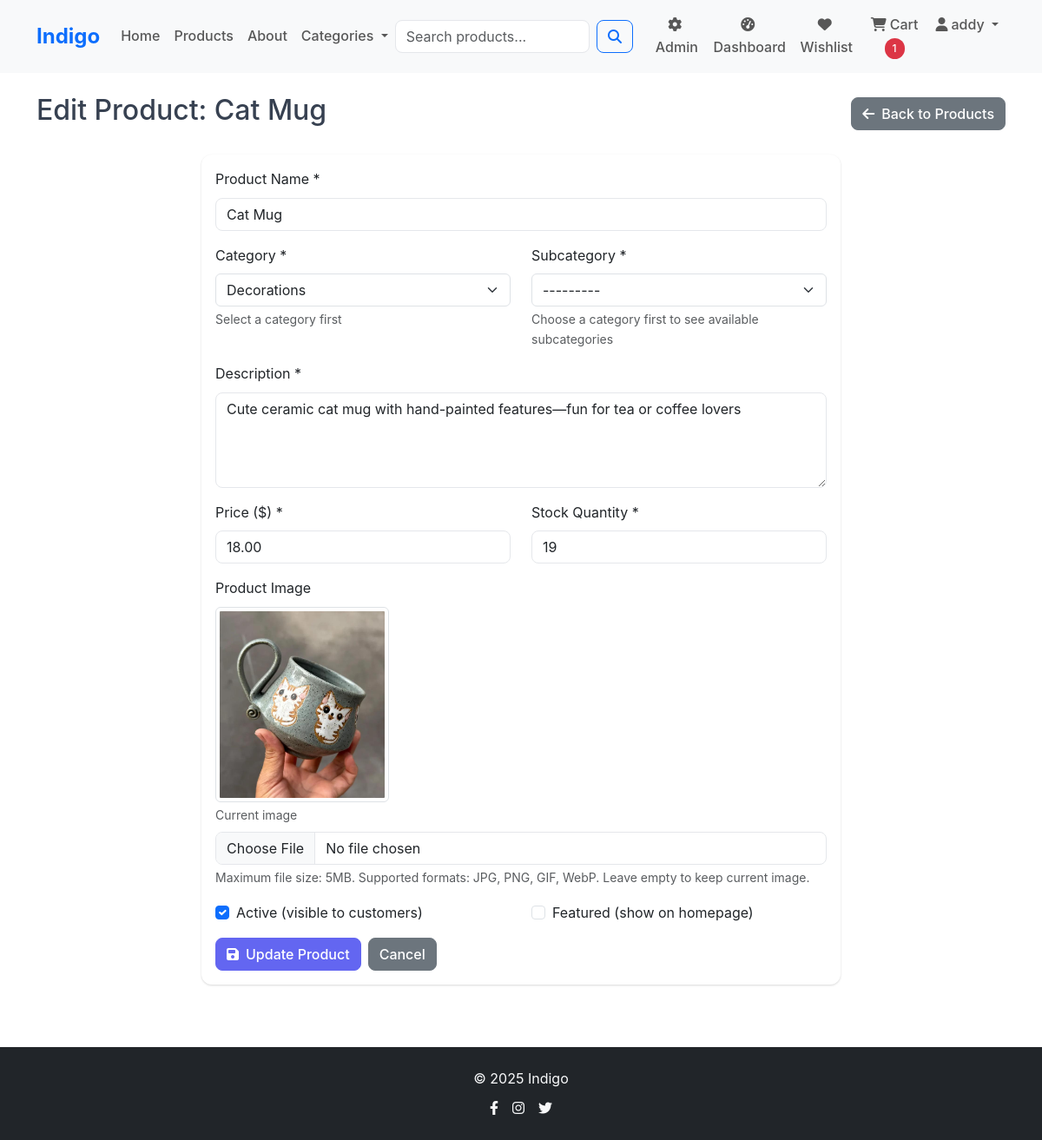
The app's page /employee-admin/products/15/edit/ (signed in) with its own data.
### store/models.py (models this page shows, shortened)
class Product(models.Model):
    name = models.CharField(max_length=200)
    description = models.TextField()
    price = models.DecimalField(
        max_digits=10,
        decimal_places=2,
        validators=[MinValueValidator(0.01)]
    )
    category = models.ForeignKey(Category, on_delete=models.CASCADE, related_name='products')
    subcategory = models.ForeignKey(Subcategory, on_delete=models.CASCADE, related_name='products', null=True, blank=True)
    image = models.ImageField(upload_to='products/', default='static/default.jpg') #upload to media directory
    stock_quantity = models.PositiveIntegerField(
        default=0,
        validators=[MaxValueValidator(9999)]
    )
    is_active = models.BooleanField(default=True) #is active on website
    featured = models.BooleanField(default=False) #is featured on home page
    created_by = models.ForeignKey(User, on_delete=models.SET_NULL, null=True, blank=True, related_name='created_products')
    created_at = models.DateTimeField(auto_now_add=True)
    updated_at = models.DateTimeField(auto_now=True)
    class Meta:
        ordering = ['-created_at']
        indexes = [
            models.Index(fields=['category', 'is_active']),
            models.Index(fields=['subcategory', 'is_active']),
            models.Index(fields=['featured', 'is_active']),
            models.Index(fields=['price']),
            models.Index(fields=['created_at']),
            models.Index(fields=['created_by']),
        ]

class Subcategory(models.Model):
    SUBCATEGORY_CHOICES = [
        ('pottery', 'Pottery'),
        ('wood', 'Wood Items'),
        ('necklaces', 'Necklaces'),
        ('earrings', 'Earrings'),
    ]
    name = models.CharField(max_length=50, choices=SUBCATEGORY_CHOICES, unique=True)
    category = models.ForeignKey(Category, on_delete=models.CASCADE, related_name='subcategories')
    description = models.TextField(blank=True)
    created_at = models.DateTimeField(auto_now_add=True)
    class Meta:
        verbose_name_plural = "Subcategories"
        unique_together = ('name', 'category')

### employee_admin/views.py (the view)
# urls.py: path('employee-admin/products/<int:pk>/edit/', views.edit_product, name='edit_product'),
@staff_required
def edit_product(request, pk):
    try:
        pk = int(pk)
        product = get_object_or_404(Product, pk=pk)
        if request.method == 'POST':
            form = ProductForm(request.POST, request.FILES, instance=product)
            if form.is_valid():
                try:
                    form.save()
                    messages.success(request, f'Product "{product.name}" has been updated successfully!')
                    return redirect('employee_admin:products')
                except Exception as e:
                    messages.error(request, f'Unable to update product: {str(e)}')
            else:
                messages.error(request, 'Please correct the errors below.')
        else:
            form = ProductForm(instance=product)
        return render(request, 'employee_admin/edit_product.html', {
            'form': form,
            'product': product
        })
    except (ValueError, TypeError):
        messages.error(request, 'Invalid product ID.')
        return redirect('employee_admin:products')

### Indigo/context_processors.py (called while the page is built)
def cart_count(request):
    if request.user.is_authenticated:
        try:
            cart = Cart.objects.get(user=request.user)
            return {'cart_count': cart.total_items}
        except Cart.DoesNotExist:
            return {'cart_count': 0}
    return {'cart_count': 0}

def wishlist_count(request):
    if request.user.is_authenticated:
        try:
            wishlist = Wishlist.objects.get(user=request.user)
            return {'wishlist_count': wishlist.total_items}
        except Wishlist.DoesNotExist:
            return {'wishlist_count': 0}
    return {'wishlist_count': 0}

### cart/models.py (called while the page is built)
    @property
    def total_items(self):
        return sum(item.quantity for item in self.items.all())

### employee_admin/views.py (called while the page is built)
def staff_required(view_func):
    @wraps(view_func)
    def wrapper(request, *args, **kwargs):
        if not request.user.is_authenticated:
            return render_403(request, "You must be logged in to access this page.")
        if not request.user.is_staff:
            return render_403(request, "You must be a staff member to access this page.")
        return view_func(request, *args, **kwargs)
    return wrapper

### store/models.py (called while the page is built)
    def __str__(self):
        return self.get_name_display()

### wishlist/models.py (called while the page is built)
    @property
    def total_items(self):
        return self.products.count()

### employee_admin/templates/employee_admin/edit_product.html (shortened to what this page needs)
{% extends 'base.html' %}
{% load static %}
{% block content %}
<div class="container py-4">
    <div class="d-flex justify-content-between align-items-center mb-4">
        <h2>Edit Product: {{ product.name }}</h2>
        <a href="{% url 'employee_admin:products' %}" class="btn btn-secondary">
            <i class="fas fa-arrow-left me-2"></i>Back to Products
        </a>
    </div>
    <div class="row justify-content-center">
        <div class="col-lg-8">
            <div class="card">
                <div class="card-body">
                    <form method="post" enctype="multipart/form-data">
                        <div class="mb-3">
                            <label for="{{ form.name.id_for_label }}" class="form-label">Product Name *</label>
                            {{ form.name }}
                        </div>
                        <div class="row">
                            <div class="col-md-6">
                                <div class="mb-3">
                                    <label for="{{ form.category.id_for_label }}" class="form-label">Category *</label>
                                    {{ form.category }}
                                    <div class="form-text">Select a category first</div>
                                </div>
                            </div>
                            <div class="col-md-6">
                                <div class="mb-3">
                                    <label for="{{ form.subcategory.id_for_label }}" class="form-label">Subcategory *</label>
                                    <select name="subcategory" class="form-select" id="id_subcategory" data-current-value="{{ product.subcategory.id|default:'' }}">
                                        <option value="">---------</option>
                                    </select>
                                    <div class="form-text">Choose a category first to see available subcategories</div>
                                </div>
                            </div>
                        </div>
                        <div class="mb-3">
                            <label for="{{ form.description.id_for_label }}" class="form-label">Description *</label>
                            {{ form.description }}
                        </div>
                        <div class="row">
                            <div class="col-md-6">
                                <div class="mb-3">
                                    <label for="{{ form.price.id_for_label }}" class="form-label">Price ($) *</label>
                                    {{ form.price }}
                                </div>
                            </div>
                            <div class="col-md-6">
                                <div class="mb-3">
                                    <label for="{{ form.stock_quantity.id_for_label }}" class="form-label">Stock Quantity *</label>
                                    {{ form.stock_quantity }}
                                </div>
                            </div>
                        </div>
                        <div class="mb-3">
                            <label for="{{ form.image.id_for_label }}" class="form-label">Product Image</label>
                            {% if product.image %}
                                <div class="mb-2">
                                    <img src="{{ product.image.url }}" alt="{{ product.name }}" class="img-thumbnail" style="max-width: 200px;">
                                    <div class="form-text">Current image</div>
                                </div>
                            {% endif %}
                            {{ form.image }}
                            <div class="form-text">Maximum file size: 5MB. Supported formats: JPG, PNG, GIF, WebP. Leave empty to keep current image.</div>
                        </div>
                        <div class="row">
                            <div class="col-md-6">
                                <div class="form-check mb-3">
                                    {{ form.is_active }}
                                    <label class="form-check-label" for="{{ form.is_active.id_for_label }}">
                                        Active (visible to customers)
                                    </label>
                                </div>
                            </div>
                            <div class="col-md-6">
                                <div class="form-check mb-3">
                                    {{ form.featured }}
                                    <label class="form-check-label" for="{{ form.featured.id_for_label }}">
                                        Featured (show on homepage)
                                    </label>
                                </div>
                            </div>
                        </div>
                        <div class="d-flex gap-2">
                            <button type="submit" class="btn btn-primary">
                                <i class="fas fa-save me-2"></i>Update Product
                            </button>
                            <a href="{% url 'employee_admin:products' %}" class="btn btn-secondary">Cancel</a>
                        </div>
                    </form>
                </div>
            </div>
        </div>
    </div>
</div>
{% endblock %}

### templates/components/navbar.html (shortened to what this page needs)
{% load static %}
<nav class="navbar navbar-expand-lg navbar-light bg-light sticky-top">
    <div class="container">
        <a class="navbar-brand fw-bold text-primary" href="{% url 'store:home' %}">
            Indigo
        </a>
        <div class="collapse navbar-collapse" id="navbarNav">
            <ul class="navbar-nav me-auto">
                <li class="nav-item">
                    <a class="nav-link" href="{% url 'store:home' %}">Home</a>
                </li>
                <li class="nav-item">
                    <a class="nav-link" href="{% url 'store:product_list' %}">Products</a>
                </li>
                <li class="nav-item">
                    <a class="nav-link" href="{% url 'store:about' %}">About</a>
                </li>
                <li class="nav-item dropdown">
                    <a class="nav-link dropdown-toggle" href="#" role="button" data-bs-toggle="dropdown">
                        Categories
                    </a>
                </li>
            </ul>
            <form class="d-flex me-3 d-none d-lg-flex" method="GET" action="{% url 'store:product_list' %}" id="searchForm">
                <input class="form-control me-2" type="search" name="search" placeholder="Search products..." value="{{ search_query }}" maxlength="100">
                <button class="btn btn-outline-primary" type="submit">
                    <i class="fas fa-search"></i>
                </button>
            </form>
            <ul class="navbar-nav">
                {% if user.is_authenticated %}
                    {% if user.is_staff %}
                        <li class="nav-item">
                            <a class="nav-link" href="{% url 'employee_admin:dashboard' %}">
                                <i class="fas fa-cog me-1"></i>Admin
                            </a>
                        </li>
                    {% endif %}
                    <li class="nav-item">
                        <a class="nav-link" href="{% url 'dashboard:user' %}">
                            <i class="fas fa-tachometer-alt me-1"></i>Dashboard
                        </a>
                    </li>
                    <li class="nav-item">
                        <a class="nav-link" href="{% url 'wishlist:view' %}">
                            <i class="fas fa-heart me-1"></i>Wishlist
                        </a>
                    </li>
                    <li class="nav-item">
                        <a class="nav-link" href="{% url 'cart:view' %}">
                            <i class="fas fa-shopping-cart me-1"></i>Cart
                            {% if cart_count > 0 %}
                                <span class="badge bg-danger rounded-pill">{{ cart_count }}</span>
                            {% endif %}
                        </a>
                    </li>
                    <li class="nav-item dropdown">
                        <a class="nav-link dropdown-toggle" href="#" role="button" data-bs-toggle="dropdown">
                            <i class="fas fa-user me-1"></i>{{ user.username|truncatechars:15 }}
                        </a>
                    </li>
                {% endif %}
            </ul>
        </div>
    </div>
</nav>

### static/css/style.css (style rules this page uses)
:root { --primary-color: #6366f1; --secondary-color: #8b5cf6; --accent-color: #d97706; --success-color: #10b981; --warning-color: #f59e0b; --danger-color: #ef4444; --dark-color: #1f2937; --light-color: #f9fafb; --border-color: #e5e7eb; }
body { font-family: 'Inter', -apple-system, BlinkMacSystemFont, 'Segoe UI', Roboto, sans-serif; line-height: 1.6; color: #374151; }
.navbar-brand { font-size: 1.5rem; font-weight: 700; }
.navbar-nav .nav-link { font-weight: 500; transition: color 0.3s ease; }
.navbar-collapse { text-align: center; }
.card { border: none; border-radius: 12px; box-shadow: 0 1px 3px 0 rgba(0, 0, 0, 0.1), 0 1px 2px 0 rgba(0, 0, 0, 0.06); transition: all 0.3s ease; }
.btn { border-radius: 8px; font-weight: 500; transition: all 0.3s ease; }
.btn-primary { background-color: var(--primary-color); border-color: var(--primary-color); }
.form-control { border-radius: 8px; border: 1px solid var(--border-color); transition: all 0.3s ease; }
.badge { font-weight: 500; padding: 0.5em 0.75em; }

### records on screen
Product: name "Cat Mug", category "Decorations", subcategory "---------", description "Cute ceramic cat mug with hand-painted features—fun for tea or coffee lovers", price "18.00", stock_quantity "19", image (picture), is_active "☑"

### other values on screen
{{ cart_count }} "1"
{{ user.username|truncatechars:15 }} "addy"
